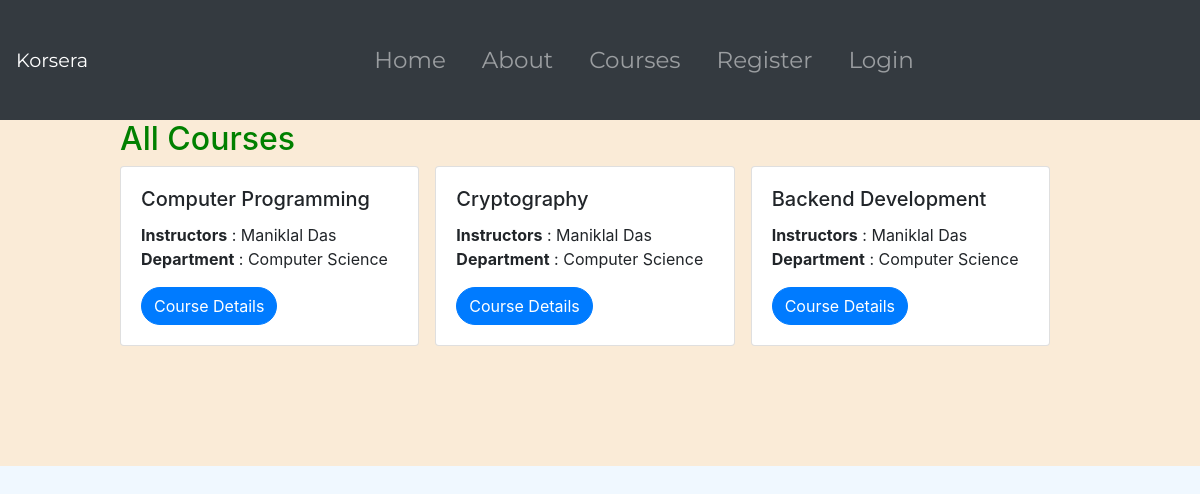
/courses/all, run on the app's committed database.
### courses/models.py (models this page shows, shortened)
class Course(models.Model):
    course_code = models.CharField(max_length=50, unique=True)
    title = models.CharField(max_length=500)
    department = models.CharField(verbose_name="Subject Areas", max_length=200, default="")
    sub_areas = models.CharField(verbose_name="Sub Areas", max_length=200, default="")
    instructor1 = models.ForeignKey(Instructor, on_delete=models.PROTECT, related_name='instructor1')
    instructor2 = models.ForeignKey(Instructor, on_delete=models.PROTECT, related_name='instructor2', blank=True, null=True)
    teaching_assistant = models.ForeignKey(TeachingAssistant, on_delete=models.PROTECT, related_name='ta', blank=True, null=True)
    current_batch = models.CharField(max_length=10, default="1")
    description = models.TextField(max_length=10000, default="")
    outcomes = models.TextField(max_length=10000, default="")
    prerequisites = models.TextField(max_length=10000, default="")
    credits = models.IntegerField(default=3)
    fee = models.DecimalField(max_digits=7, decimal_places=2)   # Course Fee in INR
    duration = models.IntegerField(default=4)   # Course Duration in weeks
    start_date = models.DateField(auto_now=False, default=timezone.now, blank=True, null=True)
    end_date = models.DateField(auto_now=False, default=timezone.now, blank=True, null=True)
    is_running = models.BooleanField(default=False)
    is_offered = models.BooleanField(default=False)
    banner_image1 = models.ImageField(upload_to='media/course_images', default='default_course.png', blank=True, null=True)
    banner_image2 = models.ImageField(upload_to='media/course_images', default='default_course.png', blank=True, null=True)
    desc_file1 = models.FileField(upload_to='media/course_files', blank=True, null=True)
    desc_file2 = models.FileField(upload_to='media/course_files', blank=True, null=True)
    students_file = models.FileField(upload_to='media/course_files/students', blank=True, null=True)

### accounts/models.py (models this page shows, shortened)
class Instructor(models.Model):
    user = models.OneToOneField(User, on_delete=models.CASCADE)
    instructor_id = models.CharField(max_length=20, default="", unique=True)
    name = models.CharField(max_length=100)
    dob = models.DateField(auto_now=False, default=timezone.now)
    age = models.IntegerField(default=18)
    phone = models.CharField(max_length=15, default="+91-")
    gender = models.CharField(max_length=15, choices=GENDER_CHOICES, default="Male")
    address = models.TextField(max_length=1000, default="")
    college = models.CharField(max_length=1000, default="")
    department = models.CharField(max_length=200, default="")
    profile_link = models.CharField(max_length=500)
    image = models.ImageField(upload_to='media/student_pics', default='default_user.png')

### courses/views.py (the view)
# urls.py: path('all', view_courses, name='view_courses'),
def view_courses(request):
    courses = Course.objects.all().filter(is_offered = True)
    context = {
        'courses' : courses
    }
    return render(request, 'courses/view_courses.htm', context)

### templates/courses/view_courses.htm (shortened to what this page needs)
{% extends 'main/base.htm' %}
{% load static %}
{% block content %}
    <section class="course-detail" style="height: max-content; background-color: antiquewhite;">
        <br><br><br><br><br>
        <h2>All Courses</h2>
        <div class="container row">
            {% for course in courses %}
            <div class="card">
                <div class="card-body">
                    <h5 class="card-title">{{ course.title }}</h5>
                    <p class="card-text">
                        <strong>Instructors</strong> : {{ course.instructor1.name }} {{ course.instructor2.name }}<br>
                        <strong>Department</strong> : {{ course.department }}
                    </p>
                    <p class="card-text"><a href="{% url 'course_details' course.id %}" class="btn btn-primary">Course Details</a></p>
                </div>
            </div>
            {% endfor %}
        </div>
    </section>
{% endblock content %}

### static/main/main.css (style rules this page uses)
body { background-color: aliceblue; }
a { text-emphasis: none; text-transform: none; text-decoration: none; color: navy; }
.row { width: 80vw; }
.course-detail { background-color: lemonchiffon; height: max-content; margin-bottom: 10vh; }
.btn { border-radius: 25px; }
.container { display: grid; grid-template-columns: repeat(3, 1fr); grid-auto-rows: auto; grid-gap: 1rem; }

### templates/courses/view_courses.htm (style rules this page uses)
a { color: navy; }
h2 { color: green; }
.btn { border-radius: 25px; }
section { padding-left: 10%; padding-right: 10%; padding-bottom: 10%; }
.container { display: grid; grid-template-columns: repeat(3, 1fr); grid-auto-rows: auto; grid-gap: 1rem; }

### data on the page
Course: title "Computer Programming", instructor1.name "Maniklal Das", department "Computer Science"
Course: title "Cryptography", instructor1.name "Maniklal Das", department "Computer Science"
Course: title "Backend Development", instructor1.name "Maniklal Das", department "Computer Science"
